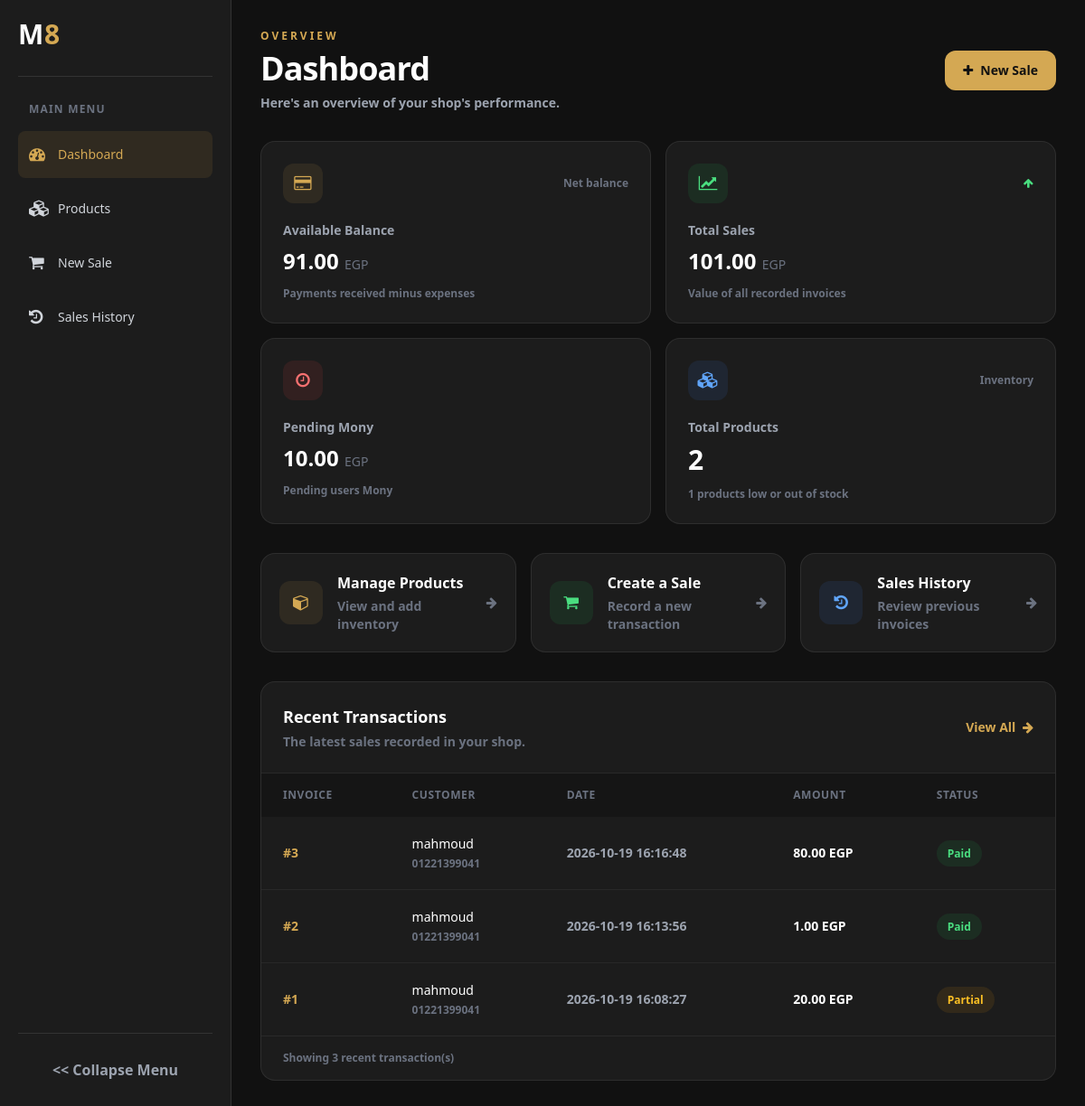
Before: / with the older database file.
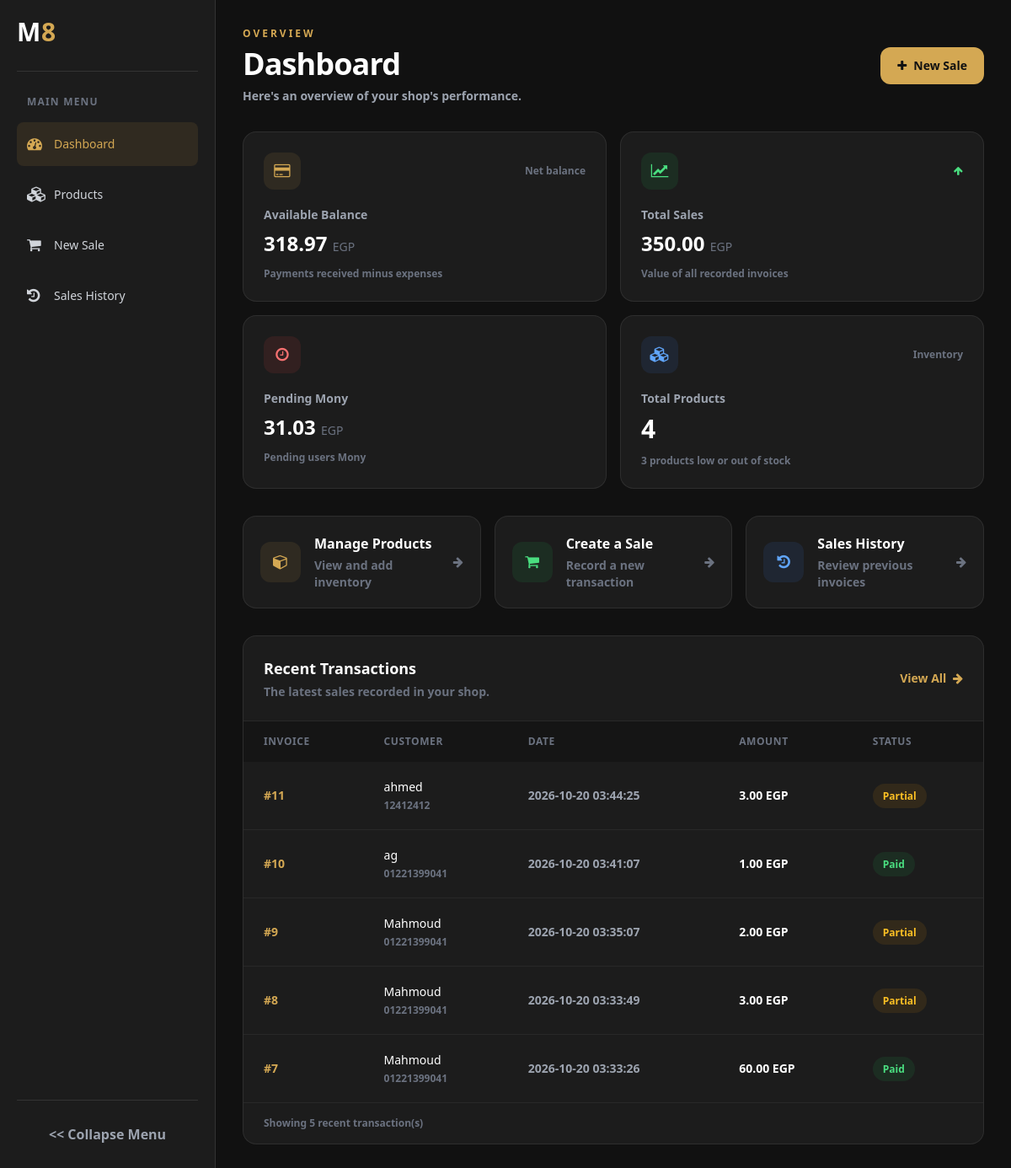
After: the same page with the newer database file.
### tables this page shows
CREATE TABLE sales (
            id INTEGER PRIMARY KEY AUTOINCREMENT,
            user_id INTEGER NOT NULL,
            total_amount REAL NOT NULL DEFAULT 0
                CHECK (total_amount >= 0),
            paid_amount REAL NOT NULL DEFAULT 0
                CHECK (paid_amount >= 0 AND paid_amount <= total_amount),
            payment_method TEXT NOT NULL DEFAULT 'cash',
            date TEXT NOT NULL DEFAULT CURRENT_TIMESTAMP,
            FOREIGN KEY (user_id) REFERENCES users(id)
        );

CREATE TABLE users (
            id INTEGER PRIMARY KEY AUTOINCREMENT,
            username TEXT NOT NULL UNIQUE,
            phone TEXT NOT NULL
        );

### app.py (the view)
@app.route("/")
def dashboard():
    db = get_db()
    totalSales = db.execute("""
        SELECT COALESCE(SUM(total_amount), 0) FROM sales
    """).fetchone()[0]
    totalExpenses = db.execute("""
        SELECT COALESCE(SUM(amount), 0) FROM expenses
    """).fetchone()[0]
    totalPaid = db.execute("""
        SELECT COALESCE(SUM(paid_amount), 0) FROM sales
    """).fetchone()[0]
    availableBalance = totalPaid - totalExpenses
    productsCount = db.execute("""
        SELECT COUNT(*) FROM products
    """).fetchone()[0]
    lowStockCount = db.execute("""
        SELECT COUNT(*) FROM products WHERE quantity <= 5
    """).fetchone()[0]
    recentSales = db.execute("""
        SELECT
            sales.id,
            sales.date,
            sales.total_amount,
            sales.paid_amount,
            users.username AS customer_name,
            users.phone AS customer_phone
        FROM sales
        JOIN users ON users.id = sales.user_id
        ORDER BY sales.id DESC
        LIMIT 5
    """).fetchall()
    pendingPayments = db.execute("""
        SELECT COALESCE(SUM(total_amount - paid_amount), 0)
        FROM sales
    """).fetchone()[0]
    db.close()
    return render_template(
        "dashboard.html",
        totalSales=totalSales,
        availableBalance=availableBalance,
        productsCount=productsCount,
        lowStockCount=lowStockCount,
        recentSales=recentSales,
        pendingPayments=pendingPayments
    )

### app.py (called while the page is built)
def get_db():
    db = sqlite3.connect("app.db")
    db.row_factory = sqlite3.Row
    db.execute("PRAGMA foreign_keys = ON")
    return db

### templates/dashboard.html (shortened to what the changed rows need)
{% extends "base.html" %} {% block main %}
<div class="mx-auto max-w-[1600px] space-y-8">
  <header
    class="flex flex-col gap-4 sm:flex-row sm:items-center sm:justify-between"
  >
    <div>
      <h1 class="text-3xl font-bold tracking-tight text-white sm:text-4xl">
        Dashboard
      </h1>
    </div>
  </header>
  <section class="grid grid-cols-1 gap-4 sm:grid-cols-2 xl:grid-cols-4">
    <div class="rounded-2xl border border-white/[0.08] bg-[#1C1C1C] p-5 sm:p-6">
      <div class="flex items-center justify-between">
        <div
          class="flex h-11 w-11 items-center justify-center rounded-xl bg-[#D4A853]/10"
        >
        </div>
        <span class="text-xs text-gray-500">Net balance</span>
      </div>
      <p class="mt-5 text-sm text-gray-400">Available Balance</p>
      <p class="mt-2 break-words text-2xl font-bold text-white">
        {{ "%.2f"|format(availableBalance) }}
        <span class="text-sm font-medium text-gray-500">EGP</span>
      </p>
      <p class="mt-3 text-xs text-gray-500">Payments received minus expenses</p>
    </div>
    <div class="rounded-2xl border border-white/[0.08] bg-[#1C1C1C] p-5 sm:p-6">
      <div class="flex items-center justify-between">
        <div
          class="flex h-11 w-11 items-center justify-center rounded-xl bg-green-500/10"
        >
        </div>
        <i class="fa fa-arrow-up text-xs text-green-400"></i>
      </div>
      <p class="mt-5 text-sm text-gray-400">Total Sales</p>
      <p class="mt-2 break-words text-2xl font-bold text-white">
        {{ "%.2f"|format(totalSales) }}
        <span class="text-sm font-medium text-gray-500">EGP</span>
      </p>
      <p class="mt-3 text-xs text-gray-500">Value of all recorded invoices</p>
    </div>
    <div class="rounded-2xl border border-white/[0.08] bg-[#1C1C1C] p-5 sm:p-6">
      <div class="flex items-center justify-between">
        <div
          class="flex h-11 w-11 items-center justify-center rounded-xl bg-red-500/10"
        >
        </div>
      </div>
      <p class="mt-5 text-sm text-gray-400">Pending Mony</p>
      <p class="mt-2 break-words text-2xl font-bold text-white">
        {{ "%.2f"|format(pendingPayments) }}
        <span class="text-sm font-medium text-gray-500">EGP</span>
      </p>
      <p class="mt-3 text-xs text-gray-500">Pending users Mony</p>
    </div>
    <div class="rounded-2xl border border-white/[0.08] bg-[#1C1C1C] p-5 sm:p-6">
      <div class="flex items-center justify-between">
        <div
          class="flex h-11 w-11 items-center justify-center rounded-xl bg-blue-500/10"
        >
        </div>
        <span class="text-xs text-gray-500">Inventory</span>
      </div>
      <p class="mt-5 text-sm text-gray-400">Total Products</p>
      <p class="mt-2 text-3xl font-bold text-white">{{ productsCount }}</p>
      <p class="mt-3 text-xs text-gray-500">
        {{ lowStockCount }} products low or out of stock
      </p>
    </div>
  </section>
  <section
    class="overflow-hidden rounded-2xl border border-white/[0.08] bg-[#1C1C1C]"
  >
    <div
      class="flex flex-col gap-3 border-b border-white/[0.06] p-5 sm:flex-row sm:items-center sm:justify-between sm:p-6"
    >
      <div>
        <h2 class="text-lg font-bold text-white">Recent Transactions</h2>
      </div>
      <a
        href="{{ url_for('history') }}"
        class="text-sm font-semibold text-[#D4A853] transition hover:text-[#e5bd70]"
      >
      </a>
    </div>
    <div class="overflow-x-auto">
      <table class="w-full min-w-[700px] text-left text-sm">
        <thead
          class="bg-[#151515] text-xs uppercase tracking-wider text-gray-500"
        >
          <tr>
            <th class="px-6 py-4 font-semibold">Invoice</th>
            <th class="px-6 py-4 font-semibold">Customer</th>
            <th class="px-6 py-4 font-semibold">Date</th>
            <th class="px-6 py-4 font-semibold">Amount</th>
            <th class="px-6 py-4 font-semibold">Status</th>
          </tr>
        </thead>
        <tbody class="divide-y divide-white/[0.05]">
          {% for sale in recentSales %} {% set pending = sale['total_amount'] -
          sale['paid_amount'] %}
          <tr class="transition hover:bg-white/[0.02]">
            <td class="px-6 py-5 font-semibold text-[#D4A853]">
              #{{ sale['id'] }}
            </td>
            <td class="px-6 py-5">
              <p class="font-medium text-white">{{ sale['customer_name'] }}</p>
              <p class="mt-1 text-xs text-gray-500">
                {{ sale['customer_phone'] }}
              </p>
            </td>
            <td class="px-6 py-5 text-gray-400">{{ sale['date'] }}</td>
            <td class="px-6 py-5 font-semibold text-white">
              {{ "%.2f"|format(sale['total_amount']) }} EGP
            </td>
            <td class="px-6 py-5">
              {% if pending <= 0.009 %}
              <span
                class="rounded-full bg-green-500/10 px-3 py-1.5 text-xs font-semibold text-green-400"
              >
                Paid
              </span>
              {% elif sale['paid_amount'] > 0 %}
              <span
                class="rounded-full bg-amber-500/10 px-3 py-1.5 text-xs font-semibold text-amber-400"
              >
                Partial
              </span>
              {% else %}
              <span
                class="rounded-full bg-red-500/10 px-3 py-1.5 text-xs font-semibold text-red-400"
              >
                Unpaid
              </span>
              {% endif %}
            </td>
          </tr>
          {% endfor %}
        </tbody>
      </table>
    </div>
    <div class="border-t border-white/[0.06] px-6 py-4 text-xs text-gray-500">
      Showing {{ recentSales|length }} recent transaction(s)
    </div>
  </section>
</div>
{% endblock %}

Changed rows visible on the page:
no longer on this page (row unchanged): sales: id "3", customer_name "mahmoud", customer_phone "01221399041", date "2026-10-19 16:16:48", total_amount "80.00", shows "Paid"
no longer on this page (row unchanged): sales: id "2", customer_name "mahmoud", customer_phone "01221399041", date "2026-10-19 16:13:56", total_amount "1.00", shows "Paid"
no longer on this page (row unchanged): sales: id "1", customer_name "mahmoud", customer_phone "01221399041", date "2026-10-19 16:08:27", total_amount "20.00", paid_amount "Partial"
added sales: id "11", customer_name "ahmed", customer_phone "12412412", date "2026-10-20 03:44:25", total_amount "3.00", paid_amount "Partial"
added sales: id "10", customer_name "ag", customer_phone "01221399041", date "2026-10-20 03:41:07", total_amount "1.00", shows "Paid"
added sales: id "9", customer_name "Mahmoud", customer_phone "01221399041", date "2026-10-20 03:35:07", total_amount "2.00", paid_amount "Partial"
added sales: id "8", customer_name "Mahmoud", customer_phone "01221399041", date "2026-10-20 03:33:49", total_amount "3.00", paid_amount "Partial"
added sales: id "7", customer_name "Mahmoud", customer_phone "01221399041", date "2026-10-20 03:33:26", total_amount "60.00", shows "Paid"
Other visible differences:
{{ "%.2f"|format(availableBalance) }}: "91.00" → "318.97"
{{ "%.2f"|format(totalSales) }}: "101.00" → "350.00"
{{ "%.2f"|format(pendingPayments) }}: "10.00" → "31.03"
{{ productsCount }}: "2" → "4"
{{ lowStockCount }}: "1" → "3"
{{ recentSales|length }}: "3" → "5"
